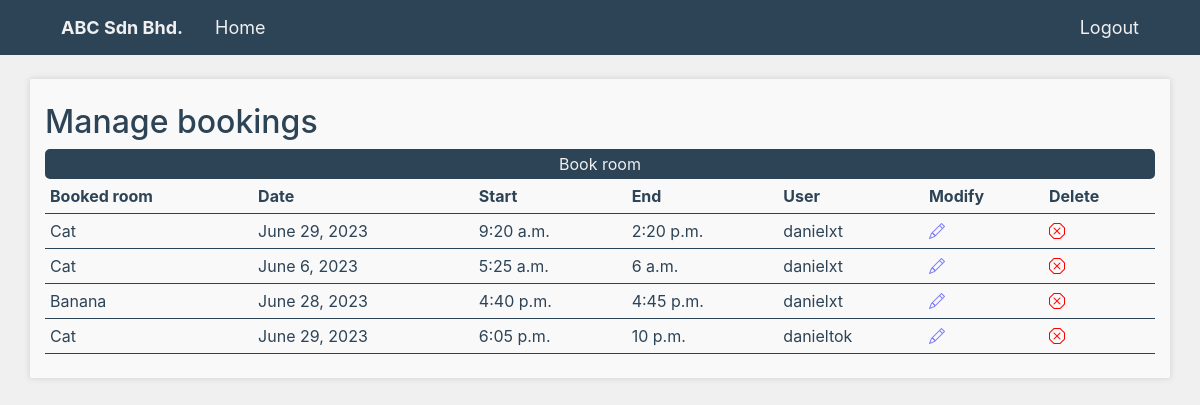
Page /bookingManagement (signed in) on the committed database.
### booking/models.py (models this page shows, shortened)
class RoomBooking(models.Model):
    roomName = models.ForeignKey('rooms.Room', on_delete=models.CASCADE)
    userName = models.ForeignKey(User, on_delete=models.CASCADE, default="", name="userName")
    date = models.DateField()
    start = models.TimeField()
    end = models.TimeField()
    class Meta:
        constraints = [
            models.CheckConstraint(check=Q(start__lte=F('end')), name='start_before_end')
        ]

### rooms/models.py (models this page shows)
class Room(models.Model):
    roomName = models.CharField(max_length=50, unique=True)
    capacity = models.IntegerField(default=0)
    createdAt = models.DateTimeField(auto_now_add=True)
    def __str__(self):
        return self.roomName

### booking/views.py (the view)
# urls.py: path('', bookingManagementView, name='bookingManagement'),
def bookingManagementView(request):
    if request.user.is_staff:
        bookings = RoomBooking.objects.all()
    else:
        userName = User.objects.get(username=request.user.username)
        bookings = RoomBooking.objects.filter(userName = userName)
    context = {'roomBooking' :bookings}
    return render(request, "bookingManagement.html", context)

### templates/bookingManagement.html (shortened to what this page needs)
{% extends 'base.html' %}
{% block content %}
{% if user.is_authenticated %}
    <br>
    <div class="container py-4 boxColor boxShadow">
        <h2>Manage
            bookings</h2>
        <button><a href="{% url 'roomBooking' %}">Book room</a></button>
                    <table class="dataTable">
                        <tr style="font-weight:bold">
                            <th>Booked room</th>
                            <th>Date</th>
                            <th>Start</th>
                            <th>End</th>
                            <th>User</th>
                            {% if user.is_staff %}
                            <th>Modify</th>
                            <th>Delete</th>
                            {% endif %}
                        </tr>
                        <tr>
                            {% for booking in roomBooking %}
                                <tr>
                                    <td>{{booking.roomName}}</td>
                                    <td>{{booking.date}}</td>
                                    <td>{{booking.start}}</td>
                                    <td>{{booking.end}}</td>
                                    <td>{{booking.userName}}</td>
                                    {% if user.is_staff %}
                                    <td><a href="bookingManagement/modifyBooking/{{booking.id}}"><i class="bi bi-pencil"></i></a></td>
                                    <td><a href="bookingManagement/deleteBooking/{{booking.id}}"><i class="bi bi-x-octagon"></i></a></td>
                                    {% endif %}
                                </tr>
                            {% endfor %}
                        </tr>
                    </table>
    </div>
{% else %}
<br>
<div class="container py-4 boxColor boxShadow">
    <p>You are not logged in.</p>
    <button><a href="{% url 'login' %}">Log In</a></button>
</div>
{% endif %}
{% endblock %}

### templates/base.html (style rules this page uses)
:root { --orange:#FF8551; --white:#f9f9f9; --offWhite:#f0f0f0; --buttonColor:var(--grey); --grey:#2D4356 }
body { background-color:var(--offWhite); color:var(--grey) }
a { color:var(--grey) }
.boxShadow { filter: drop-shadow(0px 0px 3px #cecece); border-radius:2px; }
.boxColor { background-color:var(--white); }
button { background-color:var(--buttonColor); border:2px solid var(--grey); border-radius:5px; width:100%; color:var(--offWhite) !important; }
button a { display:block; width:100%; color:var(--offWhite) !important; }
.bi-pencil { color:rgb(125, 125, 254); }
.bi-x-octagon { color:red; }
button a { color:var(--grey); }
.dataTable { width:100%; }
.dataTable td,th { padding:5px; }
.dataTable td { border-top:1px solid var(--grey); border-bottom:1px solid var(--grey); }

### templates/header.html (style rules this page uses)
a { text-decoration: none; }

### rows in the picture
RoomBooking: roomName "Cat", date "June 29, 2023", start "9:20 a.m.", end "2:20 p.m.", userName "danielxt"
RoomBooking: roomName "Cat", date "June 6, 2023", start "5:25 a.m.", end "6 a.m.", userName "danielxt"
RoomBooking: roomName "Banana", date "June 28, 2023", start "4:40 p.m.", end "4:45 p.m.", userName "danielxt"
RoomBooking: roomName "Cat", date "June 29, 2023", start "6:05 p.m.", end "10 p.m.", userName "danieltok"
